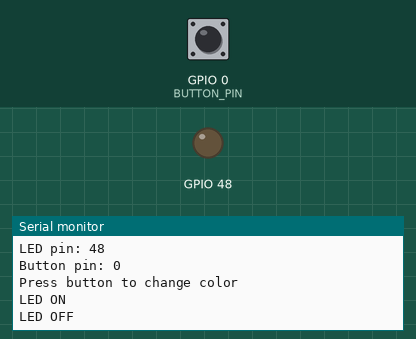
Simulated run of this program. Board: ESP32-S3. Shown: output pins drawn as LEDs (lit = HIGH), the last lines printed to the serial monitor. The inputs (shaded band) are chosen by the test bench; at power-on: GPIO 0 (BUTTON_PIN) HIGH.

Above: at 1.2 s.
1.3 s: GPIO 0 (BUTTON_PIN) pulled LOW for 0.15 s
At 1.46 s:
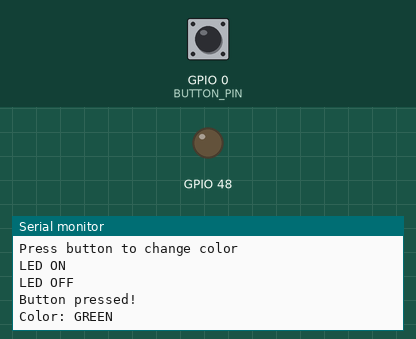
2.9 s: GPIO 0 (BUTTON_PIN) pulled LOW for 1 s
5.4 s: GPIO 0 (BUTTON_PIN) driven LOW
6.9 s: GPIO 0 (BUTTON_PIN) pulsed HIGH 2 times (0.12 s each, 0.3 s apart)
At 7.23 s:
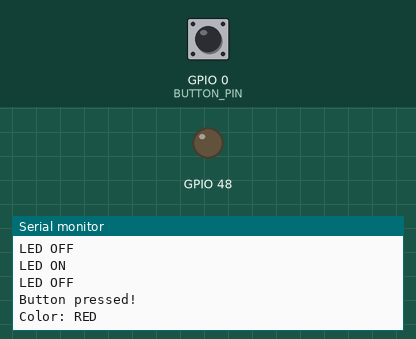

The program:

main.cpp
```cpp
#include <Arduino.h>
#include "led.h"
#include "config.h"

Led led;
uint32_t lastButtonPressTime = 0;
bool buttonPreviousState = false;

void setup()
{
  Serial.begin(Config::SERIAL_BAUD);
  Serial.println("Hello, ESP32-S3!");

  pinMode(Config::BUTTON_PIN, INPUT_PULLUP);
  led.init(Config::LED_PIN);

  Serial.print("LED pin: ");
  Serial.println(Config::LED_PIN);
  Serial.print("Button pin: ");
  Serial.println(Config::BUTTON_PIN);
  Serial.println("Press button to change color");
}

void loop()
{
  uint32_t now = millis();

  if (now - led.getLastBlinkTime() >= Config::BLINK_INTERVAL)
  {
    if (led.getState() == LedState::ON)
    {
      led.setState(LedState::OFF);
      Serial.println("LED OFF");
    }
    else
    {
      led.setState(LedState::ON);
      Serial.println("LED ON");
    }

    led.setLastBlinkTime(now);
  }

  bool buttonCurrentState = digitalRead(Config::BUTTON_PIN) == LOW;

  if (buttonCurrentState && !buttonPreviousState && (now - lastButtonPressTime >= Config::DEBOUNCE_DELAY))
  {
    Serial.println("Button pressed!");

    LedColor currentColor = led.getColor();
    LedColor nextColor;

    switch (currentColor)
    {
    case LedColor::RED:
      nextColor = LedColor::GREEN;
      Serial.println("Color: GREEN");
      break;
    case LedColor::GREEN:
      nextColor = LedColor::BLUE;
      Serial.println("Color: BLUE");
      break;
    case LedColor::BLUE:
      nextColor = LedColor::WHITE;
      Serial.println("Color: WHITE");
      break;
    case LedColor::WHITE:
      nextColor = LedColor::RED;
      Serial.println("Color: RED");
      break;
    }

    led.setColor(nextColor);
    lastButtonPressTime = now;
  }

  buttonPreviousState = buttonCurrentState;
}
```

led.h
```cpp
#pragma once
#include <Arduino.h>

enum class LedState
{
    OFF,
    ON
};

enum class LedColor : uint8_t
{
    RED = 0,
    GREEN = 1,
    BLUE = 2,
    WHITE = 3
};

class Led
{
public:
    void init(int pin)
    {
        this->pin = pin;
        pinMode(pin, OUTPUT);
        state = LedState::OFF;
        color = LedColor::RED;
        lastBlinkTime = millis();
        rgbLedWrite(pin, 0, 0, 0);
    }

    void setState(LedState newState)
    {
        state = newState;
        if (state == LedState::ON)
        {
            updateRGBColor();
        }
        else
        {
            rgbLedWrite(pin, 0, 0, 0);
        }
    }

    LedState getState() const
    {
        return state;
    }

    void setColor(LedColor newColor)
    {
        color = newColor;
        if (state == LedState::ON)
        {
            updateRGBColor();
        }
    }

    LedColor getColor() const
    {
        return color;
    }

    void setLastBlinkTime(uint32_t time)
    {
        lastBlinkTime = time;
    }

    uint32_t getLastBlinkTime() const
    {
        return lastBlinkTime;
    }

private:
    uint8_t pin;
    LedState state;
    LedColor color;
    uint32_t lastBlinkTime;

    void updateRGBColor()
    {
        switch (color)
        {
        case LedColor::RED:
            rgbLedWrite(pin, 255, 0, 0);
            break;
        case LedColor::GREEN:
            rgbLedWrite(pin, 0, 255, 0);
            break;
        case LedColor::BLUE:
            rgbLedWrite(pin, 0, 0, 255);
            break;
        case LedColor::WHITE:
            rgbLedWrite(pin, 255, 255, 255);
            break;
        }
    }
};
```

config.h
```cpp
#pragma once

#include <Arduino.h>

class Config
{
public:
    static constexpr uint32_t SERIAL_BAUD = 115200;

    static constexpr int LED_PIN = BUILTIN_LED;
    static constexpr int BUTTON_PIN = 0;
    static constexpr uint32_t DEBOUNCE_DELAY = 50;

    static constexpr uint32_t BLINK_INTERVAL = 500;
};
```

Measured:
- after the input at 1.3 s, the serial monitor: prints a new line at once (image 1)
- after the input at 6.9 s, the serial monitor: prints a new line after 0.12 s (image 2)
